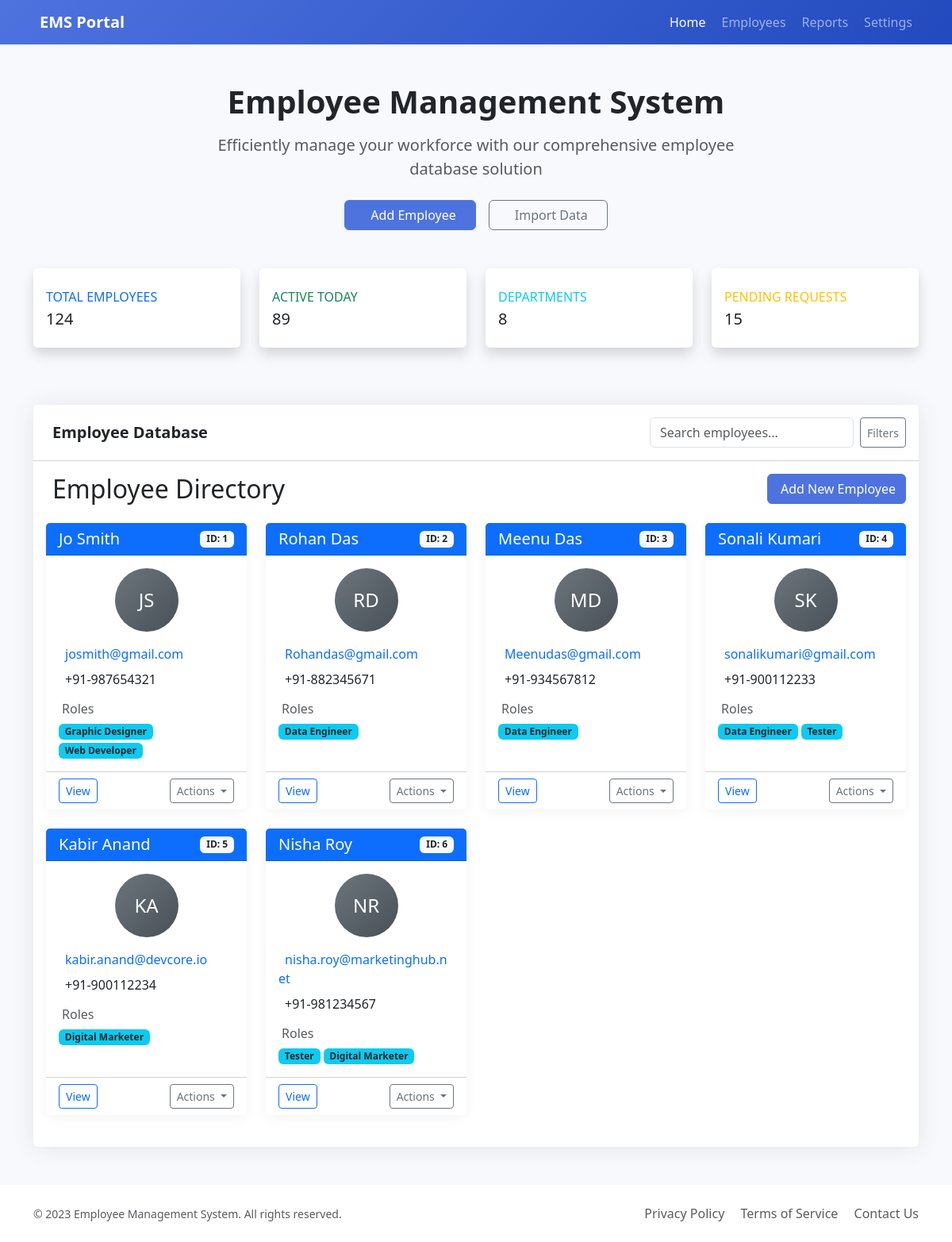
The page / on the database its author committed.
### ems/models.py (models this page shows, shortened)
class Employee(models.Model):
    GENDER_CHOICES=[('M','Male'),('F','Female'),('O','Other')]
    first_name=models.CharField(max_length=200)
    last_name=models.CharField(max_length=200)
    email_id=models.EmailField(max_length=250)
    phone_number=models.CharField(max_length=13,blank=True)
    address=models.TextField()
    gender=models.CharField(max_length=1,choices=GENDER_CHOICES,blank=True)
    dob=models.DateField()
    joining_date=models.DateField()
    jobs=models.ManyToManyField('Job',blank=True)

class Job(models.Model):
    name=models.CharField(max_length=250)

### ems/views.py (the view)
# urls.py: 2. Add a URL to urlpatterns:  path('', views.home, name='home')
def home(request):
    employees = Employee.objects.all()
    return render(request, 'ems/home.html',{'employees':employees})

### ems/templates/ems/home.html (shortened to what this page needs)
{% extends 'ems/base.html' %}
{% block content %}
<div class="row mb-4">
    <div class="col-md-6">
        <h2 class="mb-0">Employee Directory</h2>
    </div>
    <div class="col-md-6 text-md-end">
        <a href="#" class="btn btn-primary">
             Add New Employee
        </a>
    </div>
</div>
<div class="row">
    {% for employee in employees %}
    <div class="col-xl-3 col-lg-4 col-md-6 mb-4" >
        <div class="card employee-card h-100 slow_hover" href="{% url 'employee_detail' employee.id %}" >
            <div class="card-header bg-primary text-white d-flex justify-content-between align-items-center">
                <h5 class="mb-0">
                    {{ employee.first_name|capfirst }} {{ employee.last_name|capfirst }}
                </h5>
                <span class="badge bg-light text-dark">ID: {{ employee.id }}</span>
            </div>
            <div class="card-body">
                <div class="employee-avatar mb-3 text-center">
                    <div class="avatar-placeholder bg-secondary text-white rounded-circle d-inline-flex align-items-center justify-content-center">
                        {{ employee.first_name|first|upper }}{{ employee.last_name|first|upper }}
                    </div>
                </div>
                <div class="employee-info">
                    <p class="mb-2">
                        <a href="mailto:{{ employee.email_id }}" class="text-decoration-none">{{ employee.email_id }}</a>
                    </p>
                    {% if employee.phone_number %}
                    <p class="mb-2">
                        {{ employee.phone_number }}
                    </p>
                    {% endif %}
                    {% if employee.jobs.all %}
                    <div class="mt-3">
                        <h6 class="text-muted mb-2">Roles</h6>
                        <div class="d-flex flex-wrap gap-1">
                            {% for job in employee.jobs.all|slice:":3" %}
                                <span class="badge bg-info text-dark">{{ job.name }}</span>
                            {% endfor %}
                        </div>
                    </div>
                    {% endif %}
                </div>
            </div>
            <div class="card-footer bg-transparent">
                <div class="d-flex justify-content-between">
                    <a href="{% url 'employee_detail' employee.id %}" class="btn btn-sm btn-outline-primary">
                         View
                    </a>
                    <div class="dropdown">
                        <button class="btn btn-sm btn-outline-secondary dropdown-toggle" type="button" data-bs-toggle="dropdown">
                             Actions
                        </button>
                    </div>
                </div>
            </div>
        </div>
    </div>
    {% empty %}
    <div class="col-12">
        <div class="alert alert-info text-center">
            <i class="bi bi-info-circle-fill me-2"></i> No employees found. Would you like to <a href="#" class="alert-link">add one</a>?
        </div>
    </div>
    {% endfor %}
</div>
{% endblock content %}

### ems/templates/ems/base.html (shortened to what this page needs)
{% load static %}
<!doctype html>
<html lang="en">
  <head>
    <link href="https://cdn.jsdelivr.net/npm/bootstrap@5.3.6/dist/css/bootstrap.min.css" rel="stylesheet">
    <link rel="stylesheet" href="{%static 'css/style.css'%}">
  </head>
  <body>
    <nav class="navbar navbar-expand-lg navbar-dark header-gradient mb-5">
      <div class="container">
        <a class="navbar-brand d-flex align-items-center" href="#">
          <span class="fw-bold">EMS Portal</span>
        </a>
        <div class="collapse navbar-collapse" id="navbarNav">
          <ul class="navbar-nav ms-auto">
            <li class="nav-item">
              <a class="nav-link active" href="#"> Home</a>
            </li>
            <li class="nav-item">
              <a class="nav-link" href="#"> Employees</a>
            </li>
            <li class="nav-item">
              <a class="nav-link" href="#"> Reports</a>
            </li>
            <li class="nav-item">
              <a class="nav-link" href="#"> Settings</a>
            </li>
          </ul>
        </div>
      </div>
    </nav>
    <div class="container">
      <div class="row justify-content-center mb-5">
        <div class="col-lg-8 text-center">
          <h1 class="fw-bold text-dark mb-3">Employee Management System</h1>
          <p class="lead text-muted">Efficiently manage your workforce with our comprehensive employee database solution</p>
          <div class="d-flex justify-content-center gap-3 mt-4">
            <button class="btn btn-primary px-4">
              Add Employee
            </button>
            <button class="btn btn-outline-secondary px-4">
              Import Data
            </button>
          </div>
        </div>
      </div>
      <div class="row mb-5">
        <div class="col-xl-3 col-md-6 mb-4">
          <div class="card border-left-primary shadow h-100 py-2">
            <div class="card-body">
              <div class="row no-gutters align-items-center">
                <div class="col me-2">
                  <div class="text-xs font-weight-bold text-primary text-uppercase mb-1">
                    Total Employees</div>
                  <div class="h5 mb-0 font-weight-bold text-gray-800">124</div>
                </div>
              </div>
            </div>
          </div>
        </div>
        <div class="col-xl-3 col-md-6 mb-4">
          <div class="card border-left-success shadow h-100 py-2">
            <div class="card-body">
              <div class="row no-gutters align-items-center">
                <div class="col me-2">
                  <div class="text-xs font-weight-bold text-success text-uppercase mb-1">
                    Active Today</div>
                  <div class="h5 mb-0 font-weight-bold text-gray-800">89</div>
                </div>
              </div>
            </div>
          </div>
        </div>
        <div class="col-xl-3 col-md-6 mb-4">
          <div class="card border-left-info shadow h-100 py-2">
            <div class="card-body">
              <div class="row no-gutters align-items-center">
                <div class="col me-2">
                  <div class="text-xs font-weight-bold text-info text-uppercase mb-1">
                    Departments</div>
                  <div class="h5 mb-0 font-weight-bold text-gray-800">8</div>
                </div>
              </div>
            </div>
          </div>
        </div>
        <div class="col-xl-3 col-md-6 mb-4">
          <div class="card border-left-warning shadow h-100 py-2">
            <div class="card-body">
              <div class="row no-gutters align-items-center">
                <div class="col me-2">
                  <div class="text-xs font-weight-bold text-warning text-uppercase mb-1">
                    Pending Requests</div>
                  <div class="h5 mb-0 font-weight-bold text-gray-800">15</div>
                </div>
              </div>
            </div>
          </div>
        </div>
      </div>
      <div class="row">
        <div class="col-md-12">
          <div class="card custom-shadow">
            <div class="card-header bg-white py-3">
              <div class="d-flex justify-content-between align-items-center">
                <h5 class="mb-0 text-dark fw-bold">
                  Employee Database
                </h5>
                <div class="d-flex">
                  <input type="text" class="form-control me-2" placeholder="Search employees...">
                  <button class="btn btn-sm btn-outline-secondary">
                     Filters
                  </button>
                </div>
              </div>
            </div>
            <div class="card-body">
              {% block content %}
              {% endblock content %}
            </div>
          </div>
        </div>
      </div>
    </div>
    <footer class="bg-white mt-5 py-4">
      <div class="container">
        <div class="row align-items-center">
          <div class="col-md-6 text-center text-md-start">
            <small class="text-muted">&copy; 2023 Employee Management System. All rights reserved.</small>
          </div>
          <div class="col-md-6 text-center text-md-end">
            <a href="#" class="text-decoration-none text-muted me-3">Privacy Policy</a>
            <a href="#" class="text-decoration-none text-muted me-3">Terms of Service</a>
            <a href="#" class="text-decoration-none text-muted">Contact Us</a>
          </div>
        </div>
      </div>
    </footer>
  </body>
</html>

### ems/templates/ems/base.html (style rules this page uses)
:root { --primary-color: #4e73df; --secondary-color: #1cc88a; --dark-color: #5a5c69; --light-color: #f8f9fc; }
body { background-color: #f8f9fc; font-family: 'Segoe UI', Tahoma, Geneva, Verdana, sans-serif; }
.header-gradient { background: linear-gradient(135deg, var(--primary-color) 0%, #224abe 100%); }
.card { border: none; border-radius: 0.35rem; box-shadow: 0 0.15rem 1.75rem 0 rgba(58, 59, 69, 0.15); transition: transform 0.3s ease; }
.btn-primary { background-color: var(--primary-color); border-color: var(--primary-color); }
.custom-shadow { box-shadow: 0 0.15rem 1.75rem 0 rgba(58, 59, 69, 0.1); }

### ems/templates/ems/home.html (style rules this page uses)
.employee-card { transition: transform 0.3s ease, box-shadow 0.3s ease; border: none; box-shadow: 0 0.15rem 1rem rgba(0, 0, 0, 0.05); }
.avatar-placeholder { width: 80px; height: 80px; font-size: 1.5rem; background: linear-gradient(135deg, #6c757d 0%, #495057 100%); }
.card-header { font-weight: 600; }

### rows shown on the page
Employee: first_name "Jo", last_name "Smith", id "1", first_name|first "J", last_name|first "S", email_id "josmith@gmail.com", phone_number "+91-987654321"
Job: name "Graphic Designer"
Job: name "Web Developer"
Employee: first_name "Rohan", last_name "Das", id "2", first_name|first "R", last_name|first "D", email_id "Rohandas@gmail.com", phone_number "+91-882345671"
Job: name "Data Engineer"
Employee: first_name "Meenu", last_name "Das", id "3", first_name|first "M", last_name|first "D", email_id "Meenudas@gmail.com", phone_number "+91-934567812"
Employee: first_name "Sonali", last_name "Kumari", id "4", first_name|first "S", last_name|first "K", email_id "sonalikumari@gmail.com", phone_number "+91-900112233"
Job: name "Tester"
Employee: first_name "Kabir", last_name "Anand", id "5", first_name|first "K", last_name|first "A", email_id "kabir.anand@devcore.io", phone_number "+91-900112234"
Job: name "Digital Marketer"
Employee: first_name "Nisha", last_name "Roy", id "6", first_name|first "N", last_name|first "R", email_id "nisha.roy@marketinghub.net", phone_number "+91-981234567"
